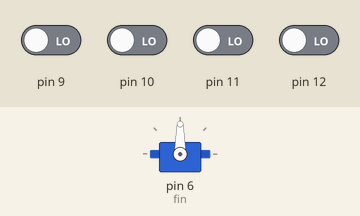
Simulated run of this sketch. Board: Arduino Uno, built with avr-gcc and run on an emulated ATmega328P. Parts: servo. Inputs (shaded band) come from the test bench; at power-on: pin 9–12 LOW.

Above: at 1.2 s.
1.3 s: pin 9 driven HIGH and pin 11 driven HIGH
At 3.7 s:
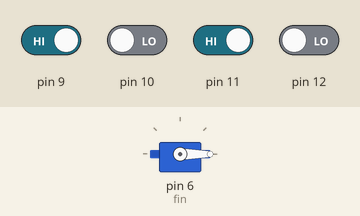
4.3 s: pin 11 driven LOW and pin 12 driven HIGH
At 4.75 s:
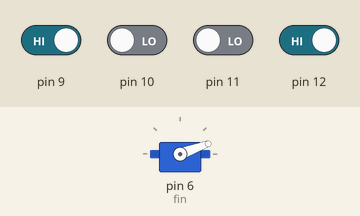
7.3 s: pin 9 driven LOW
At 8.3 s:
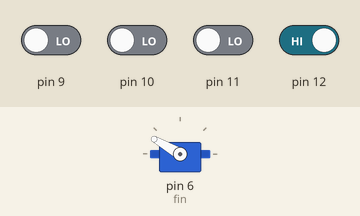
8.8 s: pin 9 driven HIGH
At 9.9 s:
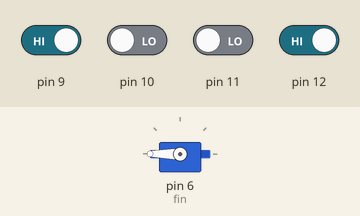
Timing chart, 0 to 11.8 s (numbered marks = the images above; inputs shaded):
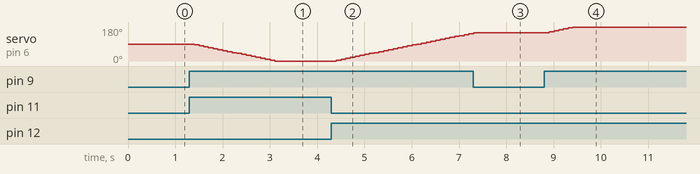

The sketch:

VayuFishArduino1.ino
```cpp
#include <Servo.h>
Servo fin;
int finpos=90;
int motorspeed=0;
void setup(){
  //start serial connection
  //configure pin2 as an input and enable the internal pull-up resistor
  pinMode(11, INPUT);
  pinMode(12, INPUT);
   pinMode(9, INPUT);
  pinMode(10, INPUT);
  fin.attach(6);
  fin.write(90);
  //Serial.begin(9600);

}

void loop(){

 if(finpos>=180)
  {finpos=180;}
  else if (finpos<=0)
  {finpos=0;}
  fin.write(finpos);

  int UP = digitalRead(12);//white
  int Down=digitalRead(11);//blue
  int Right=digitalRead(9);//green
  int Left=digitalRead(10);//yellow
  int code=UP*1000+Down*100+Left*10+Right;
  //Serial.print(code);

  if(code==11) //if UP
  { analogWrite(6, 250 ); }
  else if(code==1)//Down
  {  analogWrite(6, 0);    }

  else if(code==1001)//right
  {     finpos+=5;  }
  else if(code==101)//left
  {  finpos-=5;  }

  delay(100);
  }
```

Measured:
- after the input at 1.3 s, servo on pin 6 (fin): moves from 90° to 0° over 1.7 s, starting after 0.10 s
- after the input at 4.3 s, servo on pin 6 (fin): moves from 0° to 145° over 2.8 s, starting after 0.10 s
- after the input at 7.3 s, servo on pin 6 (fin): goes on until 7.3 s, then stays 150°
- after the input at 8.8 s, servo on pin 6 (fin): moves from 150° to 180° over 0.50 s, starting after 0.11 s
